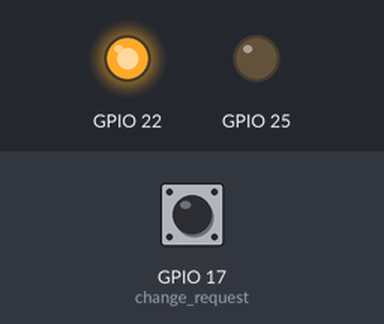
A program run on a simulated Raspberry Pi (BCM pin numbers). Parts: output pins drawn as LEDs (lit = HIGH). Dashed ring = blinking. The inputs (shaded band) are chosen by the test bench; at power-on: GPIO 17 (change_request) LOW.

Above: at 1.2 s.
1.3 s: GPIO 17 (change_request) pulsed HIGH 5 times (0.12 s each, 0.3 s apart)
At 1.75 s:
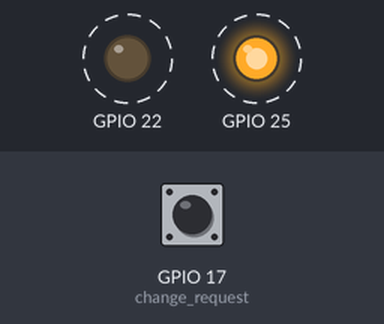
4.3 s: GPIO 17 (change_request) driven HIGH
At 5.1 s:
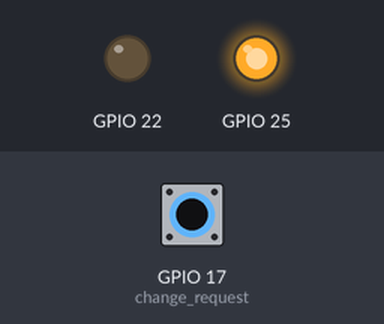
Timing chart, 0 to 7.3 s (numbered marks = the images above; inputs shaded):
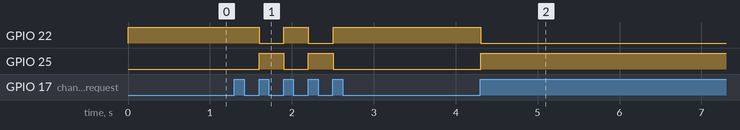

The program:

4tilraun.py
```python
import RPi.GPIO as GPIO
import time

GPIO.setmode(GPIO.BCM)
GPIO.setup(17,GPIO.IN)
GPIO.setup(25,GPIO.OUT)
GPIO.setup(22,GPIO.OUT)

GPIO.output(25,GPIO.LOW)
GPIO.output(22,GPIO.HIGH)
blue = 0
already_changed = 0

try:
	while True:
		change_request = GPIO.input(17)

		if (change_request):
			if (not already_changed):
				if (blue):
					GPIO.output(25,GPIO.HIGH)
					GPIO.output(22,GPIO.LOW)
					blue = 0
				else:
					GPIO.output(25,GPIO.LOW)
					GPIO.output(22,GPIO.HIGH)
					blue = 1

				already_changed = 1
		else:
			already_changed = 0

		time.sleep(0.01)

finally:
	GPIO.cleanup()
```

Measured:
- after the input at 1.3 s, GPIO 22: alternates HIGH for 0.30 s and LOW for 0.30 s, 4 changes in all, then stays HIGH, starting after 0.30 s; GPIO 25: alternates HIGH for 0.30 s and LOW for 0.30 s, 4 changes in all, then stays LOW, starting after 0.30 s
- after the input at 4.3 s, GPIO 22: HIGH → LOW at once; GPIO 25: LOW → HIGH at once
